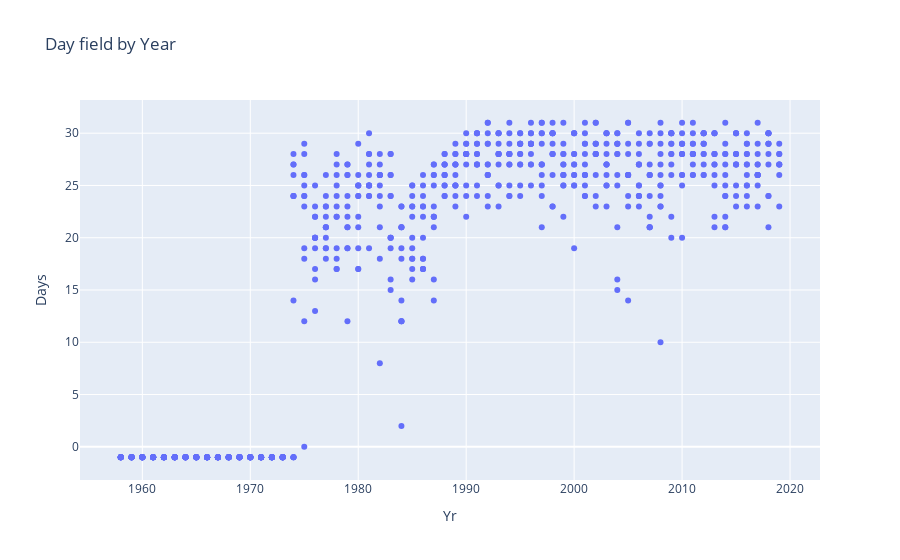

Notebook source saved alongside this figure:
### Markdown cell above
In terms of data quality, a handful of months have averages based on measurements taken on fewer than half the days. In addition, there are nearly 200 missing values--**that's about 27% of the data**!

<br/><br/>

Finally, let's check the last time feature, **year** `Yr`.

Let's check to see if there is any connection between missingness and the year of the recording.

### Code cell
# sns.scatterplot(x="Yr", y="Days", data=co2);
# plt.title("Day field by Year"); # the ; suppresses output
px.scatter(co2, x="Yr", y="Days", title="Day field by Year")

### Figure 1 — Plotly figure (JSON) as saved in the notebook; plotly's stock layout.template omitted (floating-point values rounded to 4 significant figures; data arrays with more than 128 entries replaced by an {"elided": "..."} marker saying what was removed)
{"data": [{"hovertemplate": "Yr=%{x}<br>Days=%{y}<extra></extra>", "legendgroup": "", "marker": {"color": "#636efa", "symbol": "circle"}, "mode": "markers", "name": "", "orientation": "v", "showlegend": false, "type": "scatter", "x": {"elided": "738 int values"}, "xaxis": "x", "y": {"elided": "738 int values"}, "yaxis": "y"}], "layout": {"legend": {"tracegroupgap": 0}, "title": {"text": "Day field by Year"}, "xaxis": {"anchor": "y", "domain": [0, 1], "title": {"text": "Yr"}}, "yaxis": {"anchor": "x", "domain": [0, 1], "title": {"text": "Days"}}}}
